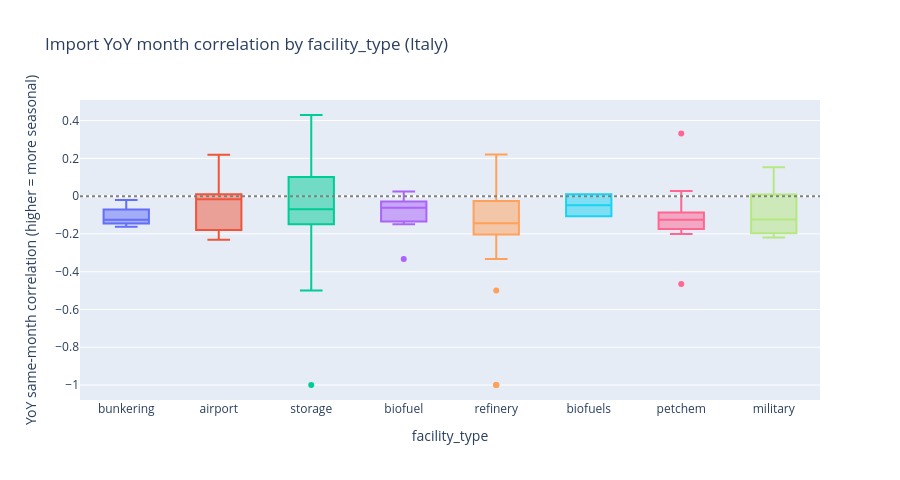
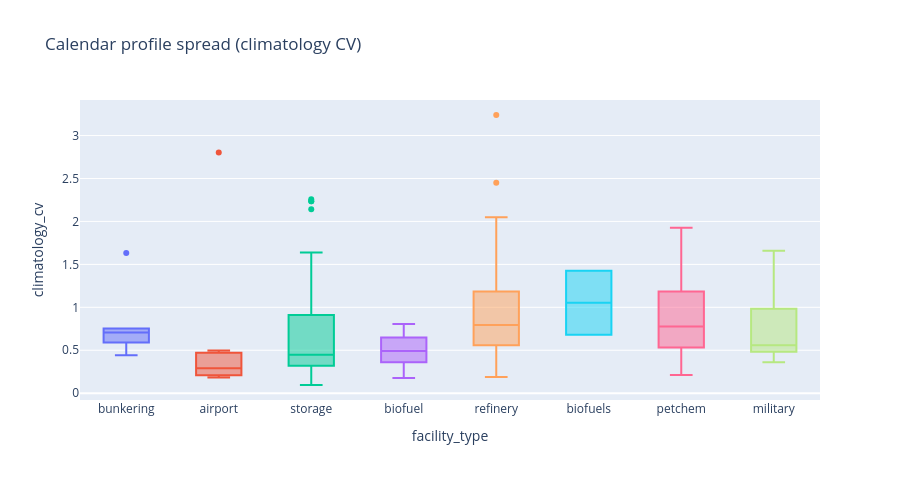

The notebook cell these images were saved under, in order:
### Code cell
fig = px.box(
    seasonality,
    x="facility_type",
    y="import_yoy_corr",
    color="facility_type",
    points="outliers",
    title=f"Import YoY month correlation by facility_type ({FOCUS_COUNTRY})",
    labels={"import_yoy_corr": "YoY same-month correlation (higher = more seasonal)"},
)
fig.add_hline(y=0, line_dash="dot", line_color="gray")
fig.update_layout(showlegend=False, height=480)
fig.show()

fig2 = px.box(
    seasonality,
    x="facility_type",
    y="climatology_cv",
    color="facility_type",
    points="outliers",
    title="Calendar profile spread (climatology CV)",
)
fig2.update_layout(showlegend=False, height=480)
fig2.show()

### Figure 1 — Plotly figure (JSON) as saved in the notebook; plotly's stock layout.template omitted (floating-point values rounded to 4 significant figures)
{"data": [{"alignmentgroup": "True", "boxpoints": "outliers", "hovertemplate": "facility_type=%{x}<br>YoY same-month correlation (higher = more seasonal)=%{y}<extra></extra>", "legendgroup": "bunkering", "marker": {"color": "#636efa"}, "name": "bunkering", "notched": false, "offsetgroup": "bunkering", "orientation": "v", "showlegend": true, "type": "box", "x": ["bunkering", "bunkering", "bunkering", "bunkering", "bunkering", "bunkering"], "x0": " ", "xaxis": "x", "y": [-0.1625, -0.01982, -0.145, -0.07085, -0.1344, -0.1152], "y0": " ", "yaxis": "y"}, {"alignmentgroup": "True", "boxpoints": "outliers", "hovertemplate": "facility_type=%{x}<br>YoY same-month correlation (higher = more seasonal)=%{y}<extra></extra>", "legendgroup": "airport", "marker": {"color": "#EF553B"}, "name": "airport", "notched": false, "offsetgroup": "airport", "orientation": "v", "showlegend": true, "type": "box", "x": ["airport", "airport", "airport", "airport", "airport", "airport", "airport", "airport", "airport"], "x0": " ", "xaxis": "x", "y": [-0.1847, -0.004818, -0.04157, 0.02265, -0.1772, -0.2303, -0.01701, 0.2187, 0.005866], "y0": " ", "yaxis": "y"}, {"alignmentgroup": "True", "boxpoints": "outliers", "hovertemplate": "facility_type=%{x}<br>YoY same-month correlation (higher = more seasonal)=%{y}<extra></extra>", "legendgroup": "storage", "marker": {"color": "#00cc96"}, "name": "storage", "notched": false, "offsetgroup": "storage", "orientation": "v", "showlegend": true, "type": "box", "x": ["storage", "storage", "storage", "storage", "storage", "storage", "storage", "storage", "storage", "storage", "storage", "storage", "storage", "storage", "storage", "storage", "storage", "storage", "storage", "storage", "storage", "storage", "storage", "storage", "storage", "storage", "storage", "storage", "storage", "storage", "storage", "storage", "storage", "storage", "storage", "storage", "storage", "storage", "storage", "storage", "storage", "storage", "storage", "storage", "storage", "storage", "storage", "storage", "storage", "storage", "storage", "storage", "storage", "storage", "storage", "storage", "storage", "storage", "storage", "storage", "storage", "storage", "storage", "storage", "storage", "storage", "storage", "storage", "storage", "storage", "storage", "storage", "storage", "storage", "storage", "storage", "storage", "storage", "storage", "storage", "storage", "storage", "storage", "storage"], "x0": " ", "xaxis": "x", "y": [0.1954, 0.1414, 0.04682, 0.03618, -0.1134, -0.2019, -0.2007, -0.05953, -0.08257, -0.1502, 0.1377, 0.3763, -0.08075, -0.09271, -0.1059, -0.146, -0.01088, -0.01561, 0.3045, -0.2568, -0.1528, 0.1643, 0.1596, 0.2809, 0.05255, -0.2085, -0.1914, -0.01752, NaN, -1.0, -0.1127, -0.4167, 0.3996, 0.4075, -0.04326, -0.2775, 0.09804, 0.02225, 0.2501, 0.3336, 0.4298, 0.01018, -0.25, -0.1451, -0.1339, 0.107, -0.194, 0.01401, 0.04198, -0.1686, -0.2553, -0.07755, -0.09474, 0.1, 0.271, -0.1626, 0.1378, -0.09823, 0.07889, NaN, 0.02499, 0.237, -0.1806, -0.1397, 0.1388, -0.1369, -0.1067, 0.1083, -0.1346, 0.1199, -0.1489, -0.1968, 0.09018, 0.05414, -0.5, -0.06967, 0.02863, 0.08138, -0.1052, NaN, -0.1055, -0.1198, -0.3867, -0.2378], "y0": " ", "yaxis": "y"}, {"alignmentgroup": "True", "boxpoints": "outliers", "hovertemplate": "facility_type=%{x}<br>YoY same-month correlation (higher = more seasonal)=%{y}<extra></extra>", "legendgroup": "biofuel", "marker": {"color": "#ab63fa"}, "name": "biofuel", "notched": false, "offsetgroup": "biofuel", "orientation": "v", "showlegend": true, "type": "box", "x": ["biofuel", "biofuel", "biofuel", "biofuel", "biofuel", "biofuel", "biofuel"], "x0": " ", "xaxis": "x", "y": [-0.1483, -0.01939, -0.3333, -0.05338, -0.06185, -0.09257, 0.02509], "y0": " ", "yaxis": "y"}, {"alignmentgroup": "True", "boxpoints": "outliers", "hovertemplate": "facility_type=%{x}<br>YoY same-month correlation (higher = more seasonal)=%{y}<extra></extra>", "legendgroup": "refinery", "marker": {"color": "#FFA15A"}, "name": "refinery", "notched": false, "offsetgroup": "refinery", "orientation": "v", "showlegend": true, "type": "box", "x": ["refinery", "refinery", "refinery", "refinery", "refinery", "refinery", "refinery", "refinery", "refinery", "refinery", "refinery", "refinery", "refinery", "refinery", "refinery", "refinery", "refinery", "refinery", "refinery", "refinery", "refinery", "refinery", "refinery", "refinery", "refinery", "refinery", "refinery", "refinery", "refinery", "refinery", "refinery", "refinery", "refinery", "refinery", "refinery", "refinery", "refinery", "refinery", "refinery", "refinery", "refinery", "refinery", "refinery", "refinery", "refinery", "refinery", "refinery", "refinery", "refinery", "refinery", "refinery", "refinery", "refinery", "refinery", "refinery", "refinery", "refinery", "refinery", "refinery", "refinery", "refinery", "refinery", "refinery"], "x0": " ", "xaxis": "x", "y": [-0.1631, -0.1283, -0.25, -0.03828, -0.001284, -0.1715, -0.1996, -0.2319, 0.1923, -0.1247, -0.08711, 0.1519, 0.004594, -0.2777, -0.1383, 0.08279, -0.2463, -0.1876, -0.5, -0.189, -0.02651, -0.1158, 0.03543, -0.01202, -0.1078, -0.2131, -0.05606, 0.09422, -0.2021, -0.3333, -0.2057, -0.1741, -0.05206, -0.2299, -0.1778, NaN, 0.22, -1.0, NaN, -1.0, -0.2, -1.0, -0.1885, 0.08033, -0.108, -0.08566, -0.1667, 0.00193, 0.02837, NaN, 0.01483, -0.1773, -0.1176, -0.02535, -0.1406, -0.1718, -0.2042, -0.1474, -0.215, -0.1666, -0.04457, 0.0557, -0.243], "y0": " ", "yaxis": "y"}, {"alignmentgroup": "True", "boxpoints": "outliers", "hovertemplate": "facility_type=%{x}<br>YoY same-month correlation (higher = more seasonal)=%{y}<extra></extra>", "legendgroup": "biofuels", "marker": {"color": "#19d3f3"}, "name": "biofuels", "notched": false, "offsetgroup": "biofuels", "orientation": "v", "showlegend": true, "type": "box", "x": ["biofuels", "biofuels"], "x0": " ", "xaxis": "x", "y": [0.009529, -0.1066], "y0": " ", "yaxis": "y"}, {"alignmentgroup": "True", "boxpoints": "outliers", "hovertemplate": "facility_type=%{x}<br>YoY same-month correlation (higher = more seasonal)=%{y}<extra></extra>", "legendgroup": "petchem", "marker": {"color": "#FF6692"}, "name": "petchem", "notched": false, "offsetgroup": "petchem", "orientation": "v", "showlegend": true, "type": "box", "x": ["petchem", "petchem", "petchem", "petchem", "petchem", "petchem", "petchem", "petchem", "petchem", "petchem", "petchem", "petchem", "petchem", "petchem", "petchem", "petchem", "petchem"], "x0": " ", "xaxis": "x", "y": [-0.1387, -0.1379, -0.1725, -0.1095, 0.3323, -0.2002, NaN, -0.1321, -0.1752, -0.1092, -0.08642, -0.1178, -0.1791, -0.03474, -0.08537, -0.4653, 0.0279], "y0": " ", "yaxis": "y"}, {"alignmentgroup": "True", "boxpoints": "outliers", "hovertemplate": "facility_type=%{x}<br>YoY same-month correlation (higher = more seasonal)=%{y}<extra></extra>", "legendgroup": "military", "marker": {"color": "#B6E880"}, "name": "military", "notched": false, "offsetgroup": "military", "orientation": "v", "showlegend": true, "type": "box", "x": ["military", "military", "military", "military", "military"], "x0": " ", "xaxis": "x", "y": [0.1532, -0.2193, -0.1235, -0.0393, -0.1892], "y0": " ", "yaxis": "y"}], "layout": {"boxmode": "overlay", "height": 480, "legend": {"title": {"text": "facility_type"}, "tracegroupgap": 0}, "shapes": [{"line": {"color": "gray", "dash": "dot"}, "type": "line", "x0": 0, "x1": 1, "xref": "x domain", "y0": 0, "y1": 0, "yref": "y"}], "showlegend": false, "title": {"text": "Import YoY month correlation by facility_type (Italy)"}, "xaxis": {"anchor": "y", "categoryarray": ["bunkering", "airport", "storage", "biofuel", "refinery", "biofuels", "petchem", "military"], "categoryorder": "array", "domain": [0, 1], "title": {"text": "facility_type"}}, "yaxis": {"anchor": "x", "domain": [0, 1], "title": {"text": "YoY same-month correlation (higher = more seasonal)"}}}}

### Figure 2 — Plotly figure (JSON) as saved in the notebook; plotly's stock layout.template omitted (floating-point values rounded to 4 significant figures)
{"data": [{"alignmentgroup": "True", "boxpoints": "outliers", "hovertemplate": "facility_type=%{x}<br>climatology_cv=%{y}<extra></extra>", "legendgroup": "bunkering", "marker": {"color": "#636efa"}, "name": "bunkering", "notched": false, "offsetgroup": "bunkering", "orientation": "v", "showlegend": true, "type": "box", "x": ["bunkering", "bunkering", "bunkering", "bunkering", "bunkering", "bunkering"], "x0": " ", "xaxis": "x", "y": [1.632, 0.4407, 0.72, 0.5917, 0.6947, 0.7537], "y0": " ", "yaxis": "y"}, {"alignmentgroup": "True", "boxpoints": "outliers", "hovertemplate": "facility_type=%{x}<br>climatology_cv=%{y}<extra></extra>", "legendgroup": "airport", "marker": {"color": "#EF553B"}, "name": "airport", "notched": false, "offsetgroup": "airport", "orientation": "v", "showlegend": true, "type": "box", "x": ["airport", "airport", "airport", "airport", "airport", "airport", "airport", "airport", "airport"], "x0": " ", "xaxis": "x", "y": [0.4282, 0.4608, 0.2557, 0.2892, 0.1824, 0.496, 0.1959, 0.2152, 2.804], "y0": " ", "yaxis": "y"}, {"alignmentgroup": "True", "boxpoints": "outliers", "hovertemplate": "facility_type=%{x}<br>climatology_cv=%{y}<extra></extra>", "legendgroup": "storage", "marker": {"color": "#00cc96"}, "name": "storage", "notched": false, "offsetgroup": "storage", "orientation": "v", "showlegend": true, "type": "box", "x": ["storage", "storage", "storage", "storage", "storage", "storage", "storage", "storage", "storage", "storage", "storage", "storage", "storage", "storage", "storage", "storage", "storage", "storage", "storage", "storage", "storage", "storage", "storage", "storage", "storage", "storage", "storage", "storage", "storage", "storage", "storage", "storage", "storage", "storage", "storage", "storage", "storage", "storage", "storage", "storage", "storage", "storage", "storage", "storage", "storage", "storage", "storage", "storage", "storage", "storage", "storage", "storage", "storage", "storage", "storage", "storage", "storage", "storage", "storage", "storage", "storage", "storage", "storage", "storage", "storage", "storage", "storage", "storage", "storage", "storage", "storage", "storage", "storage", "storage", "storage", "storage", "storage", "storage", "storage", "storage", "storage", "storage", "storage", "storage"], "x0": " ", "xaxis": "x", "y": [0.2796, 0.3837, 0.3896, 0.424, 1.29, 0.2677, 0.2772, 0.2743, 0.662, 0.9696, 0.4501, 0.2935, 0.373, 0.384, 0.2839, 0.2653, 1.034, 0.7176, 0.4942, 2.141, 0.3683, 0.1938, 0.3208, 0.3475, 0.3288, 0.8393, 1.132, 0.4871, 1.447, 0.7756, 1.085, 1.417, 0.2015, 0.2069, 0.3316, 1.105, 0.2477, 0.3432, 0.1766, 0.1141, 0.3444, 1.002, 2.236, 0.3857, 0.6742, 0.6625, 1.638, 0.465, 0.3861, 0.6703, 0.5136, 1.004, 0.151, 0.09551, 0.4483, 0.7239, 0.3194, 0.4888, 0.379, 2.236, 0.302, 0.5544, 1.55, 0.9148, 0.1902, 0.1981, 0.3439, 0.3987, 0.3763, 0.3502, 0.3397, 0.8948, 1.237, 0.5649, 2.257, 0.955, 0.6411, 0.8775, 0.2086, NaN, 0.2195, 0.812, 1.298, 1.178], "y0": " ", "yaxis": "y"}, {"alignmentgroup": "True", "boxpoints": "outliers", "hovertemplate": "facility_type=%{x}<br>climatology_cv=%{y}<extra></extra>", "legendgroup": "biofuel", "marker": {"color": "#ab63fa"}, "name": "biofuel", "notched": false, "offsetgroup": "biofuel", "orientation": "v", "showlegend": true, "type": "box", "x": ["biofuel", "biofuel", "biofuel", "biofuel", "biofuel", "biofuel", "biofuel"], "x0": " ", "xaxis": "x", "y": [0.5021, 0.6983, 0.8071, 0.35, 0.4917, 0.3944, 0.1764], "y0": " ", "yaxis": "y"}, {"alignmentgroup": "True", "boxpoints": "outliers", "hovertemplate": "facility_type=%{x}<br>climatology_cv=%{y}<extra></extra>", "legendgroup": "refinery", "marker": {"color": "#FFA15A"}, "name": "refinery", "notched": false, "offsetgroup": "refinery", "orientation": "v", "showlegend": true, "type": "box", "x": ["refinery", "refinery", "refinery", "refinery", "refinery", "refinery", "refinery", "refinery", "refinery", "refinery", "refinery", "refinery", "refinery", "refinery", "refinery", "refinery", "refinery", "refinery", "refinery", "refinery", "refinery", "refinery", "refinery", "refinery", "refinery", "refinery", "refinery", "refinery", "refinery", "refinery", "refinery", "refinery", "refinery", "refinery", "refinery", "refinery", "refinery", "refinery", "refinery", "refinery", "refinery", "refinery", "refinery", "refinery", "refinery", "refinery", "refinery", "refinery", "refinery", "refinery", "refinery", "refinery", "refinery", "refinery", "refinery", "refinery", "refinery", "refinery", "refinery", "refinery", "refinery", "refinery", "refinery"], "x0": " ", "xaxis": "x", "y": [0.321, 1.704, 1.525, 1.676, 0.5401, 1.792, 1.918, 0.3183, 0.3108, 0.656, 0.2397, 0.2712, 0.3581, 0.7942, 0.6351, 0.6343, 1.974, 0.6615, 1.068, 0.5637, 0.5572, 0.8145, 0.1875, 0.8191, 0.8838, 2.05, 0.3783, 0.432, 0.8885, 1.184, 0.7918, 0.6092, 0.6662, 1.428, 1.554, NaN, 0.6521, 1.137, 1.516, 2.451, 1.532, 0.9545, 0.7834, 0.4684, 0.4517, 0.6448, 1.262, 0.5588, 0.6676, 3.239, 0.4059, 0.6712, 0.8497, 1.359, 0.3744, 0.5234, 1.013, 1.027, 1.148, 0.6629, 1.17, 0.8004, 1.152], "y0": " ", "yaxis": "y"}, {"alignmentgroup": "True", "boxpoints": "outliers", "hovertemplate": "facility_type=%{x}<br>climatology_cv=%{y}<extra></extra>", "legendgroup": "biofuels", "marker": {"color": "#19d3f3"}, "name": "biofuels", "notched": false, "offsetgroup": "biofuels", "orientation": "v", "showlegend": true, "type": "box", "x": ["biofuels", "biofuels"], "x0": " ", "xaxis": "x", "y": [0.6817, 1.426], "y0": " ", "yaxis": "y"}, {"alignmentgroup": "True", "boxpoints": "outliers", "hovertemplate": "facility_type=%{x}<br>climatology_cv=%{y}<extra></extra>", "legendgroup": "petchem", "marker": {"color": "#FF6692"}, "name": "petchem", "notched": false, "offsetgroup": "petchem", "orientation": "v", "showlegend": true, "type": "box", "x": ["petchem", "petchem", "petchem", "petchem", "petchem", "petchem", "petchem", "petchem", "petchem", "petchem", "petchem", "petchem", "petchem", "petchem", "petchem", "petchem", "petchem"], "x0": " ", "xaxis": "x", "y": [0.5709, 0.7432, 1.124, 1.26, 0.4605, 1.158, 1.42, 0.4185, 1.031, 0.3303, 1.289, 0.555, 1.927, 0.7761, 0.7404, 0.8479, 0.2127], "y0": " ", "yaxis": "y"}, {"alignmentgroup": "True", "boxpoints": "outliers", "hovertemplate": "facility_type=%{x}<br>climatology_cv=%{y}<extra></extra>", "legendgroup": "military", "marker": {"color": "#B6E880"}, "name": "military", "notched": false, "offsetgroup": "military", "orientation": "v", "showlegend": true, "type": "box", "x": ["military", "military", "military", "military", "military"], "x0": " ", "xaxis": "x", "y": [0.5581, 0.5243, 0.7576, 0.3594, 1.657], "y0": " ", "yaxis": "y"}], "layout": {"boxmode": "overlay", "height": 480, "legend": {"title": {"text": "facility_type"}, "tracegroupgap": 0}, "showlegend": false, "title": {"text": "Calendar profile spread (climatology CV)"}, "xaxis": {"anchor": "y", "categoryarray": ["bunkering", "airport", "storage", "biofuel", "refinery", "biofuels", "petchem", "military"], "categoryorder": "array", "domain": [0, 1], "title": {"text": "facility_type"}}, "yaxis": {"anchor": "x", "domain": [0, 1], "title": {"text": "climatology_cv"}}}}
